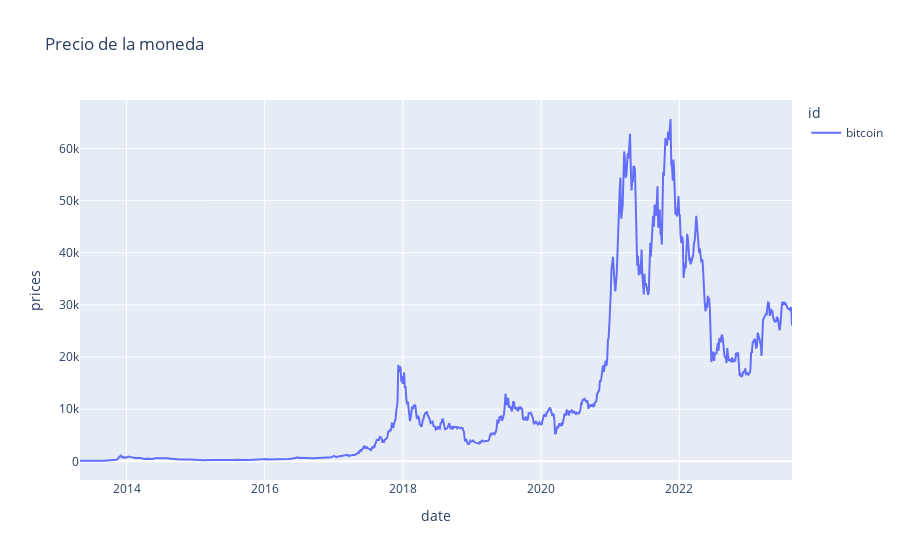

Notebook code for this chart:
### Code cell
fig = px.line(bitcoin_df, x="date", y="prices", color="id",
              title="Precio de la moneda")

fig.show()

### Figure 1 — Plotly figure (JSON) as saved in the notebook; plotly's stock layout.template omitted (floating-point values rounded to 4 significant figures; data arrays with more than 128 entries replaced by an {"elided": "..."} marker saying what was removed)
{"data": [{"hovertemplate": "id=bitcoin<br>date=%{x}<br>prices=%{y}<extra></extra>", "legendgroup": "bitcoin", "line": {"color": "#636efa", "dash": "solid"}, "marker": {"symbol": "circle"}, "mode": "lines", "name": "bitcoin", "orientation": "v", "showlegend": true, "type": "scatter", "x": {"elided": "982 str values"}, "xaxis": "x", "y": {"elided": "982 float values"}, "yaxis": "y"}], "layout": {"legend": {"title": {"text": "id"}, "tracegroupgap": 0}, "title": {"text": "Precio de la moneda"}, "xaxis": {"anchor": "y", "domain": [0, 1], "title": {"text": "date"}}, "yaxis": {"anchor": "x", "domain": [0, 1], "title": {"text": "prices"}}}}
